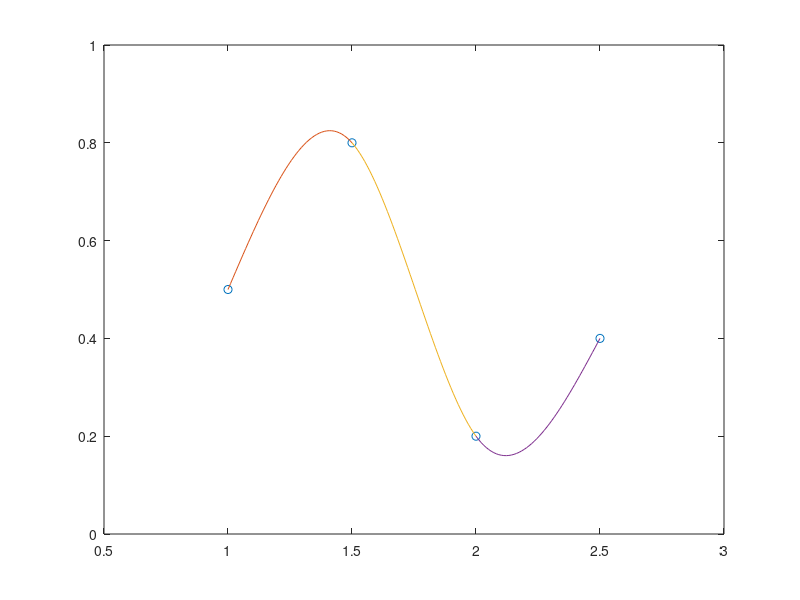

MATLAB code to generate this figure: (Note: this script raises an error after producing the figure.)
disp('Compute the blocks occuring in the spline matrix:')
disp('L=[1 1 1;3 2 1;6 2 0];')
	L=[1 1 1;3 2 1;6 2 0];
disp('M=[0 0 0;0 0 -1; 0 -2 0];')
	M=[0 0 0;0 0 -1; 0 -2 0];
disp('Z=zeros(3,3);')
	Z=zeros(3,3);
disp('T=[0 0 0;0 2 0; 0 0 0];')
	T=[0 0 0;0 2 0; 0 0 0];
disp('V=[1 1 1;0 0 0;6 2 0];')
	V=[1 1 1;0 0 0;6 2 0];
pause;

disp('');disp('')
disp('Assemble the blocks to form spline matrix:')
disp('S=[L M Z; Z L M; T Z V]')
pause;
	S=[L M Z; Z L M; T Z V]
pause;

disp('');disp('')
disp('The points to be interpolated:')
disp('X=[1, 1.5, 2, 2.5];')
	X=[1, 1.5, 2, 2.5];
disp('Y=[0.5, 0.8, 0.2, 0.4];')
	Y=[0.5, 0.8, 0.2, 0.4];
disp('plot(X,Y,"o")')
pause;
	plot(X,Y,'o')
disp('axis([0.5 3 0 1])')
	axis([0.5 3 0 1])
disp('hold on')
	hold on
pause;

disp('');disp('')
disp('Solve the equation for the coefficients:')
disp('b=[Y(2)-Y(1),0,0,Y(3)-Y(2),0,0,Y(4)-Y(3),0,0];')
	b=[Y(2)-Y(1),0,0,Y(3)-Y(2),0,0,Y(4)-Y(3),0,0];
disp('a=S\b;')
	a=S\b';
pause;

disp('');disp('')
disp('L is the spacing between the x points (assumed equal):')
disp('L = X(2)-X(1);')
	L = X(2)-X(1);
pause;

disp('');disp('')
disp('XL are 50 equally spaced points in the first interval:')
disp('XL = linspace(X(1),X(2),50);')
	XL = linspace(X(1),X(2),50);
pause;

disp('');disp('')
disp('p contains the coefficients of the first spline polynomial:')
disp('p = [a(1) a(2) a(3) Y(1)];')
p = [a(1) a(2) a(3) Y(1)];
pause;

disp('');disp('')
disp('XLL are the shifted and scaled points:')
disp('XLL = (XL - X(1)*ones(1,50))/L;')
	XLL = (XL - X(1)*ones(1,50))/L;
pause;

disp('');disp('')
disp('Evaluate the polynomial and plot:')
disp('YL = polyval(p,XLL);')
	YL = polyval(p,XLL);
pause;
disp('plot(XL,YL);')
	plot(XL,YL);
pause;

disp('');disp('')
disp('Repeat for the other two intevals:')
disp('XL = linspace(X(2),X(3),50);')
XL = linspace(X(2),X(3),50);

disp('p = [a(4) a(5) a(6) Y(2)];')
	p = [a(4) a(5) a(6) Y(2)];

disp('XLL = (XL - X(2)*ones(1,50))/L;')
	XLL = (XL - X(2)*ones(1,50))/L;

disp('YL = polyval(p,XLL);')
	YL = polyval(p,XLL);

disp('plot(XL,YL);')
	plot(XL,YL);

disp('XL = linspace(X(3),X(4),50);')
	XL = linspace(X(3),X(4),50);

disp('p = [a(7) a(8) a(9) Y(3)];')
	p = [a(7) a(8) a(9) Y(3)];

disp('XLL = (XL - X(3)*ones(1,50))/L;')
	XLL = (XL - X(3)*ones(1,50))/L;

disp('YL = polyval(p,XLL);')
	YL = polyval(p,XLL);

disp('plot(XL,YL);')
	plot(XL,YL);

hold off
pause;

disp('');disp('')
disp('splinemat(n) computes the matrix for splines:')
disp('splinemat(4)')
pause;
	splinemat(4)
pause;
disp('cond(splinemat(4))')
pause;
	cond(splinemat(4))
pause;

disp('');disp('')
disp('plotspline(X,Y) plots the spline:')

disp('X=linspace(0,1,18);')
	X=linspace(0,1,18);
disp('Y=sin(2*pi*X);')
	Y=sin(2*pi*X);
disp('plotspline(X,Y);')
	plotspline(X,Y);
	hold on
pause;

disp('Y(5) = Y(5)+0.02;')
	Y(5) = Y(5)+0.02;
disp('plotspline(X,Y);')
	plotspline(X,Y);
